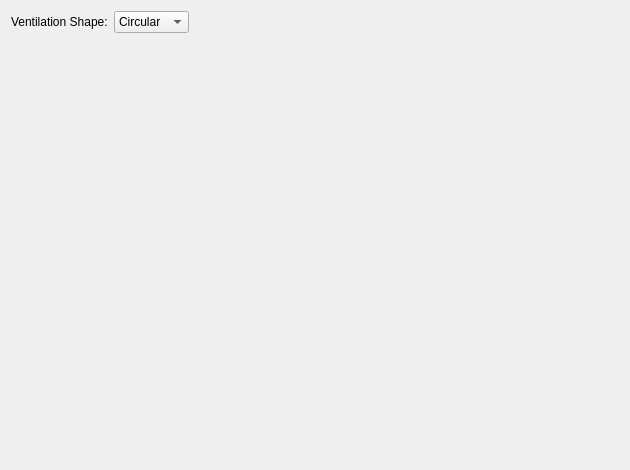
<?xml version="1.0" encoding="UTF-8"?>
<ui version="4.0">
 <class>WVent</class>
 <widget class="QWidget" name="WVent">
  <property name="geometry">
   <rect>
    <x>0</x>
    <y>0</y>
    <width>630</width>
    <height>470</height>
   </rect>
  </property>
  <property name="minimumSize">
   <size>
    <width>630</width>
    <height>470</height>
   </size>
  </property>
  <property name="windowTitle">
   <string>Form</string>
  </property>
  <layout class="QVBoxLayout" name="main_layout">
   <item>
    <layout class="QHBoxLayout" name="horizontalLayout">
     <item>
      <widget class="QLabel" name="in_vent_type">
       <property name="text">
        <string>Ventilation Shape:</string>
       </property>
      </widget>
     </item>
     <item>
      <widget class="QComboBox" name="c_vent_type">
       <item>
        <property name="text">
         <string>Circular</string>
        </property>
       </item>
       <item>
        <property name="text">
         <string>Polar</string>
        </property>
       </item>
       <item>
        <property name="text">
         <string>Trapeze</string>
        </property>
       </item>
      </widget>
     </item>
     <item>
      <spacer name="horizontalSpacer">
       <property name="orientation">
        <enum>Qt::Horizontal</enum>
       </property>
       <property name="sizeHint" stdset="0">
        <size>
         <width>40</width>
         <height>20</height>
        </size>
       </property>
      </spacer>
     </item>
    </layout>
   </item>
   <item>
    <widget class="QWidget" name="w_vent" native="true">
     <property name="minimumSize">
      <size>
       <width>640</width>
       <height>480</height>
      </size>
     </property>
    </widget>
   </item>
  </layout>
 </widget>
 <resources/>
 <connections/>
</ui>
